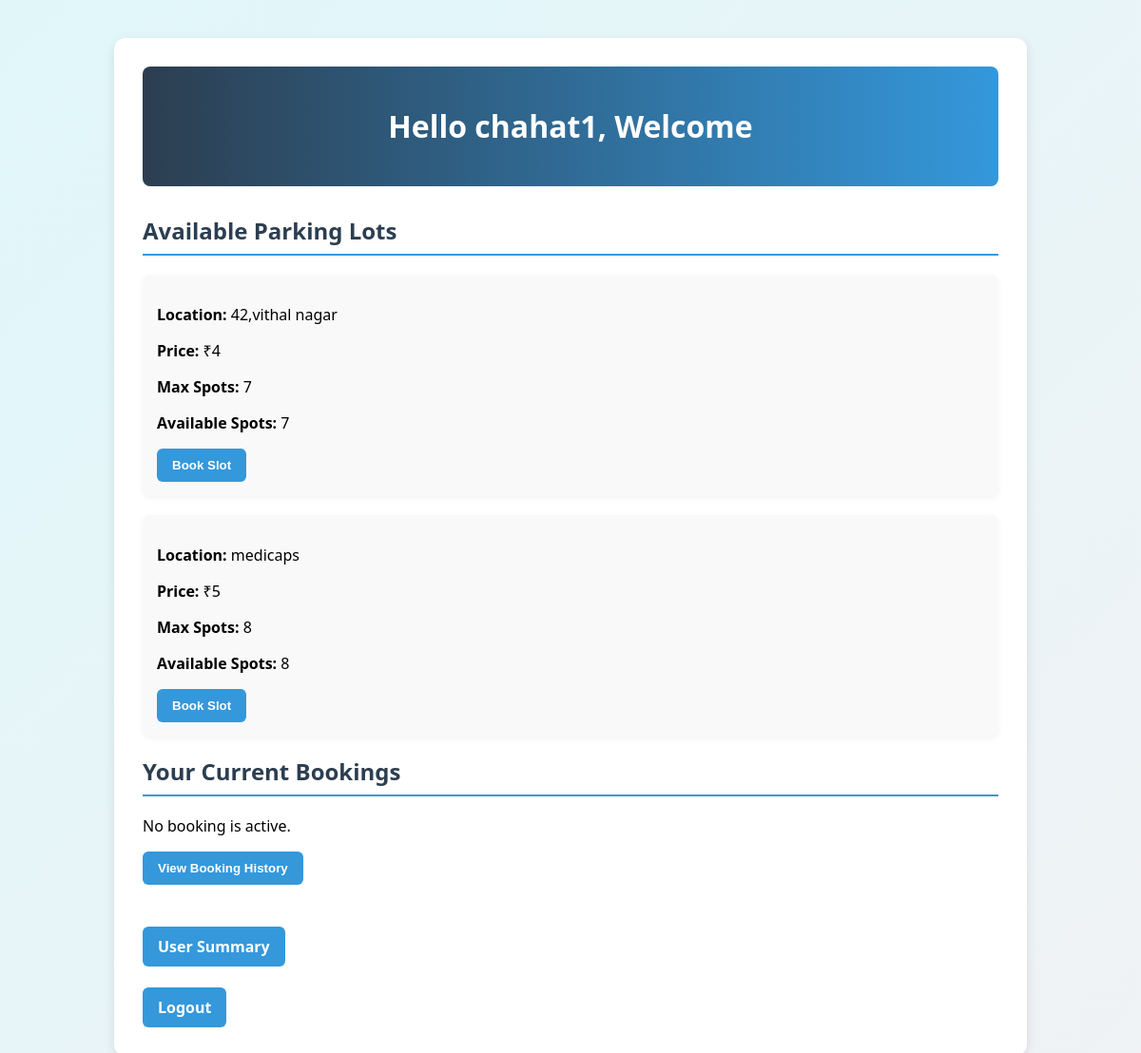
/userdashboard/chahat1, run on the app's committed database.
### app6.py (models this page shows)
class Userdata(db.Model):
    __tablename__="users"
    user_id=db.Column(db.Integer,primary_key=True,autoincrement=True)
    username=db.Column(db.String(50),unique=True,nullable=False)
    password=db.Column(db.String(100),nullable=False)
    mobile=db.Column(db.String(10),nullable=False)
    pincode=db.Column(db.String(10),nullable=False)
    reservation=db.relationship("ReserveSpot",backref="user",cascade="all, delete-orphan")

class Parkinglot(db.Model):
    __tablename__="parkinglot"
    parking_id=db.Column(db.Integer,primary_key=True)
    location=db.Column(db.String(150),nullable=False)
    price=db.Column(db.Integer,nullable=False)
    maxspot=db.Column(db.Integer,nullable=False)
    spots = db.relationship("Parkingspot", backref="lot", cascade="all, delete-orphan")
    reservations = db.relationship("ReserveSpot", backref="lot", cascade="all, delete-orphan")

### app6.py (the view)
@app6.route("/userdashboard/<string:username>")
def userdashboard(username):
       user=Userdata.query.filter_by(username=username).first()
       lots=Parkinglot.query.all()
       active_reservation=ReserveSpot.query.filter_by(reserveuserid=user.user_id,leavingtime=None).all()
       return render_template("userdashboard.html",dusername=username,lots=lots,active_reservation=active_reservation)

### templates/userdashboard.html (shortened to what this page needs)
<!DOCTYPE html>
<html lang="en">
<head>
</head>
<body>
<div class="container">
    <header>
        <h1>Hello {{ dusername }}, Welcome</h1>
    </header>
    <div class="section">
    <h2>Available Parking Lots</h2>
    {% if lots %}
        {% for lot in lots %}
        <div class="card">
            <p><strong>Location:</strong> {{ lot.location }}</p>
            <p><strong>Price:</strong> ₹{{ lot.price }}</p>
            <p><strong>Max Spots:</strong> {{ lot.maxspot }}</p>
            <p><strong>Available Spots:</strong>
                {{ lot.spots | selectattr("status", "equalto", "available") | list | length }}
            </p>
            <form action="{{ url_for('bookslot', lot_id=lot.parking_id) }}" method="GET">
                <button class="btn" type="submit">Book Slot</button>
            </form>
        </div>
        {% endfor %}
    {% else %}
        <p><em>No parking slots available.</em></p>
    {% endif %}
</div>
    <div class="section">
        <h2>Your Current Bookings</h2>
        {% if active_reservation %}
            {% for reservation in active_reservation %}
            <div class="card">
                <p><strong>Parking lot:</strong> {{ reservation.lot.location }}</p>
                <p><strong>Spot ID:</strong> {{ reservation.spot.spot_id }}</p>
                <p><strong>Start time:</strong> {{ reservation.parkingtime.strftime("%Y-%m-%d %H:%M:%S") }}</p>
                <p><strong>Charge per min:</strong> ₹{{ reservation.parkingcostperunit }}</p>
                <form action="{{ url_for('releasebooking') }}" method="POST">
                    <input type="hidden" name="reservation_id" value="{{ reservation.reserve_id }}">
                    <button class="btn" type="submit">Release Booking</button>
                </form>
            </div>
            {% endfor %}
        {% else %}
            <p>No booking is active.</p>
        {% endif %}
    </div>
    <div class="section">
        <form action="{{ url_for('bookinghistory') }}" method="GET">
            <button class="btn">View Booking History</button>
        </form>
        <br><br>
        <a class="btn" href="{{ url_for('usersummary', username=dusername) }}">User Summary</a>
        <br><br>
        <a class="btn" href="/logout">Logout</a>
    </div>
</div>
</body>
</html>

### templates/userdashboard.html (style rules this page uses)
body { font-family: 'Segoe UI', Arial, sans-serif; background: linear-gradient(135deg, #e0f7fa, #f0f2f5); margin: 0; padding: 40px; }
.container { max-width: 900px; margin: auto; background-color: #fff; padding: 30px; border-radius: 12px; box-shadow: 0 4px 12px rgba(0,0,0,0.1); }
header { background: linear-gradient(90deg, #2c3e50, #3498db); color: white; padding: 20px; border-radius: 8px; text-align: center; margin-bottom: 30px; }
.section h2 { border-bottom: 2px solid #3498db; padding-bottom: 8px; margin-bottom: 20px; color: #2c3e50; }
.card { background: #f9f9f9; border-radius: 8px; padding: 15px; margin-bottom: 20px; box-shadow: 0 2px 6px rgba(0,0,0,0.05); transition: transform 0.2s; }
.btn { background-color: #3498db; color: white; padding: 10px 16px; border: none; border-radius: 6px; cursor: pointer; font-weight: bold; text-decoration: none; display: inline-block; }

### data on the page
Userdata: username "chahat1"
Parkinglot: location "42,vithal nagar", price "4", maxspot "7", spots|selectattr "7"
Parkinglot: location "medicaps", price "5", maxspot "8", spots|selectattr "8"
